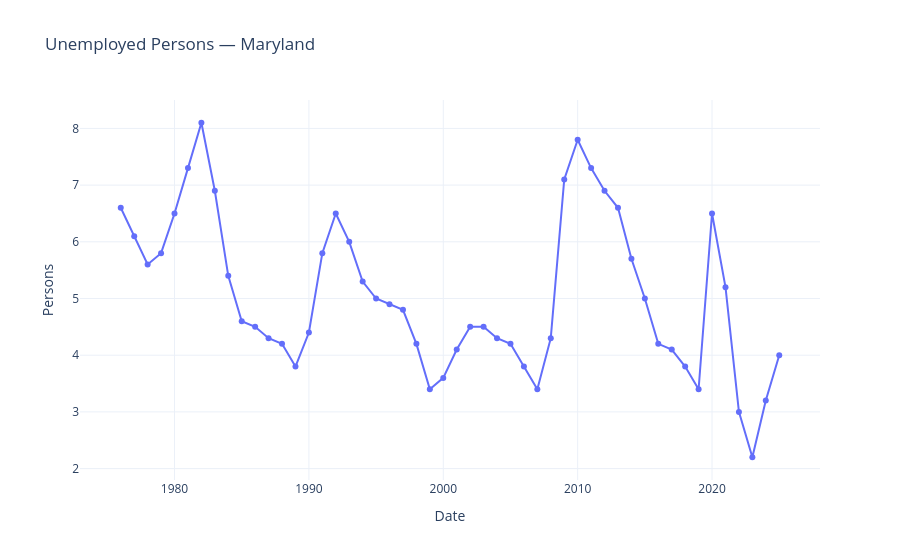

The code cell stored with this chart in its notebook:
### Code cell
# For the "Unemployed Persons" metric, we'll use a line chart with markers, and set the y-axis title to "Persons".
title = FRED_SERIES_TITLES["unemployed_persons"]
df_m = labor_df[labor_df["metric"] == title].sort_values("date")

fig = go.Figure()
fig.add_trace(go.Scatter(
    x=df_m["date"],
    y=df_m["value"],
    mode="lines+markers",
    name="Unemployed Persons"
))

fig.update_layout(
    title="Unemployed Persons — Maryland",
    xaxis_title="Date",
    yaxis_title="Persons",
    template="plotly_white"
)

fig.show()
